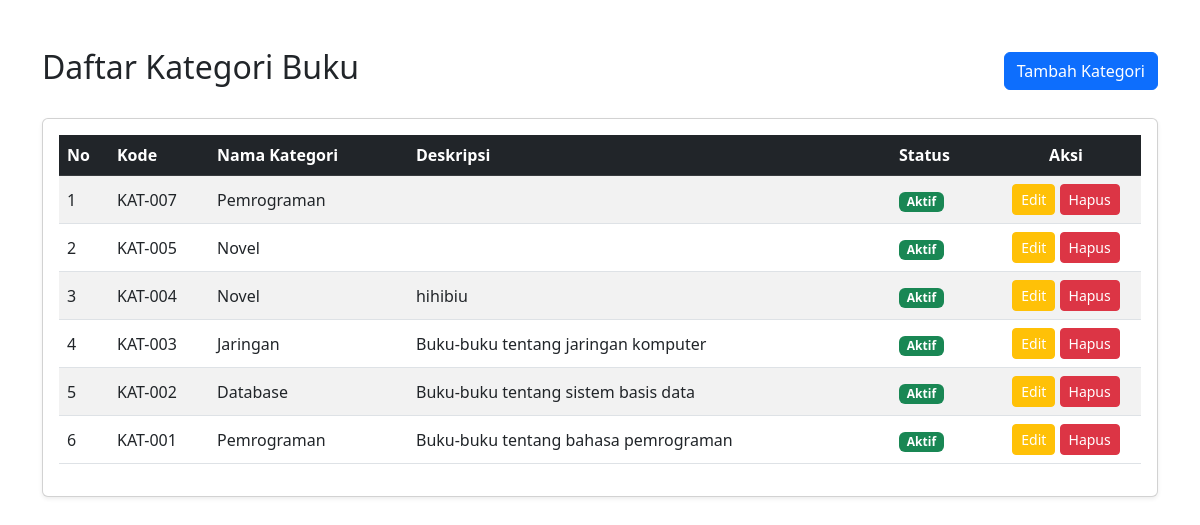
The page / on the database its author committed.
### tables this page shows
CREATE TABLE `kategori` (
  `id_kategori` int(11) NOT NULL,
  `kode_kategori` varchar(10) NOT NULL,
  `nama_kategori` varchar(50) NOT NULL,
  `deskripsi` text DEFAULT NULL,
  `status` enum('Aktif','Nonaktif') DEFAULT 'Aktif',
  `created_at` timestamp NOT NULL DEFAULT current_timestamp()
);

### index.php (the view, shortened to what this page needs)
<!DOCTYPE html>
<html lang="id">
<head>
    <link href="https://cdn.jsdelivr.net/npm/bootstrap@5.3.0/dist/css/bootstrap.min.css" rel="stylesheet">
</head>
<body>
    <?php
    require_once 'config/database.php';
    $sql = "SELECT * FROM kategori ORDER BY id_kategori DESC";
    $stmt = $conn->prepare($sql);
    $stmt->execute();
    $result = $stmt->get_result();
    ?>
    <div class="container mt-5">
        <div class="d-flex justify-content-between align-items-center mb-4">
            <h2>Daftar Kategori Buku</h2>
            <a href="create.php" class="btn btn-primary">Tambah Kategori</a>
        </div>
        <div class="card shadow-sm">
            <div class="card-body">
                <table class="table table-striped table-hover align-middle">
                    <thead class="table-dark">
                        <tr>
                            <th width="50">No</th>
                            <th width="100">Kode</th>
                            <th>Nama Kategori</th>
                            <th>Deskripsi</th>
                            <th width="100">Status</th>
                            <th width="150" class="text-center">Aksi</th>
                        </tr>
                    </thead>
                    <tbody>
                        <?php
                        if ($result->num_rows > 0) {
                            $no = 1;
                            while ($row = $result->fetch_assoc()) {
                                $badgeClass = ($row['status'] == 'Aktif') ? 'bg-success' : 'bg-danger';
                                echo "<tr>";
                                echo "<td>" . $no++ . "</td>";
                                echo "<td>" . htmlspecialchars($row['kode_kategori']) . "</td>";
                                echo "<td>" . htmlspecialchars($row['nama_kategori']) . "</td>";
                                echo "<td>" . htmlspecialchars($row['deskripsi']) . "</td>";
                                echo "<td><span class='badge {$badgeClass}'>" . $row['status'] . "</span></td>";
                                echo "<td class='text-center'>
                                        <a href='edit.php?id=" . $row['id_kategori'] . "' class='btn btn-warning btn-sm text-white'>Edit</a>
                                        <button onclick='confirmDelete(" . $row['id_kategori'] . ")' class='btn btn-danger btn-sm'>Hapus</button>
                                      </td>";
                                echo "</tr>";
                            }
                        } else {
                            echo "<tr><td colspan='6' class='text-center'>Tidak ada data kategori.</td></tr>";
                        }
                        ?>
                    </tbody>
                </table>
            </div>
        </div>
    </div>
</body>
</html>

### rows shown on the page
kategori: kode_kategori "KAT-007", nama_kategori "Pemrograman", status "Aktif"
kategori: kode_kategori "KAT-005", nama_kategori "Novel", status "Aktif"
kategori: kode_kategori "KAT-004", nama_kategori "Novel", deskripsi "hihibiu", status "Aktif"
kategori: kode_kategori "KAT-003", nama_kategori "Jaringan", deskripsi "Buku-buku tentang jaringan komputer", status "Aktif"
kategori: kode_kategori "KAT-002", nama_kategori "Database", deskripsi "Buku-buku tentang sistem basis data", status "Aktif"
kategori: kode_kategori "KAT-001", nama_kategori "Pemrograman", deskripsi "Buku-buku tentang bahasa pemrograman", status "Aktif"
